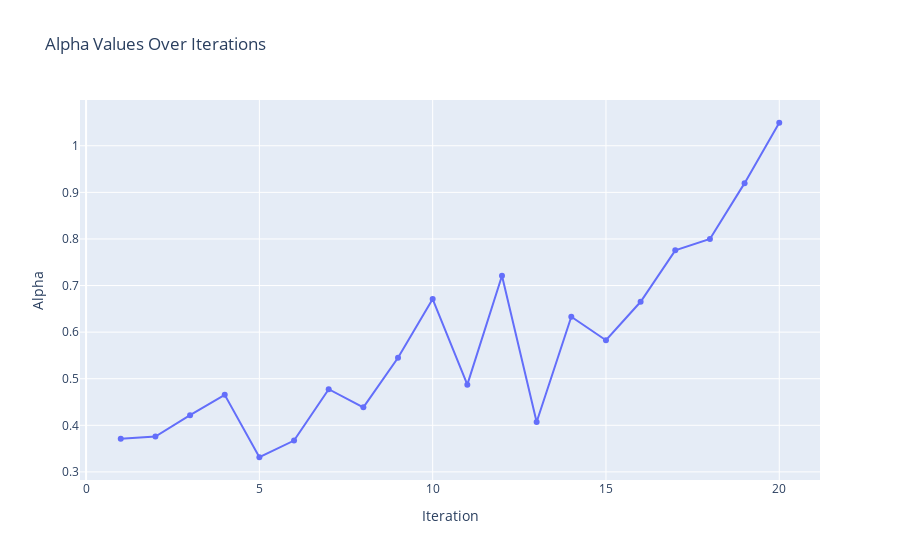

Notebook code cell kept with this figure:
### Markdown cell above
## Alphas interpretation

alpha should be low and then while the error the decrease, alpha increase until it becomes a plateu

### Code cell
def plot_alphas(iteration_info):
    # Extract iteration numbers and alpha values
    data = [{'Iteration': info['iteration'], 'Alpha': info['alpha']} for info in iteration_info]

    # Convert to a DataFrame
    df = pd.DataFrame(data)

    # Create the line plot using Plotly Express
    fig = px.line(df, x='Iteration', y='Alpha',
                  labels={'Iteration': 'Iteration', 'Alpha': 'Alpha'},
                  title='Alpha Values Over Iterations',
                  markers=True) # Ensures markers are shown on the line

    # Show the plot
    fig.show()
    fig.write_html(f"boosting_output/alphas.html")


plot_alphas(iteration_info)

### Figure 1 — Plotly figure (JSON) as saved in the notebook; plotly's stock layout.template omitted (floating-point values rounded to 4 significant figures)
{"data": [{"hovertemplate": "Iteration=%{x}<br>Alpha=%{y}<extra></extra>", "legendgroup": "", "line": {"color": "#636efa", "dash": "solid"}, "marker": {"symbol": "circle"}, "mode": "lines+markers", "name": "", "orientation": "v", "showlegend": false, "type": "scatter", "x": [1, 2, 3, 4, 5, 6, 7, 8, 9, 10, 11, 12, 13, 14, 15, 16, 17, 18, 19, 20], "xaxis": "x", "y": [0.3714, 0.376, 0.4217, 0.4654, 0.3315, 0.3673, 0.4775, 0.4386, 0.5451, 0.6711, 0.4873, 0.721, 0.407, 0.633, 0.5826, 0.6651, 0.7756, 0.8, 0.9198, 1.049], "yaxis": "y"}], "layout": {"legend": {"tracegroupgap": 0}, "title": {"text": "Alpha Values Over Iterations"}, "xaxis": {"anchor": "y", "domain": [0, 1], "title": {"text": "Iteration"}}, "yaxis": {"anchor": "x", "domain": [0, 1], "title": {"text": "Alpha"}}}}
